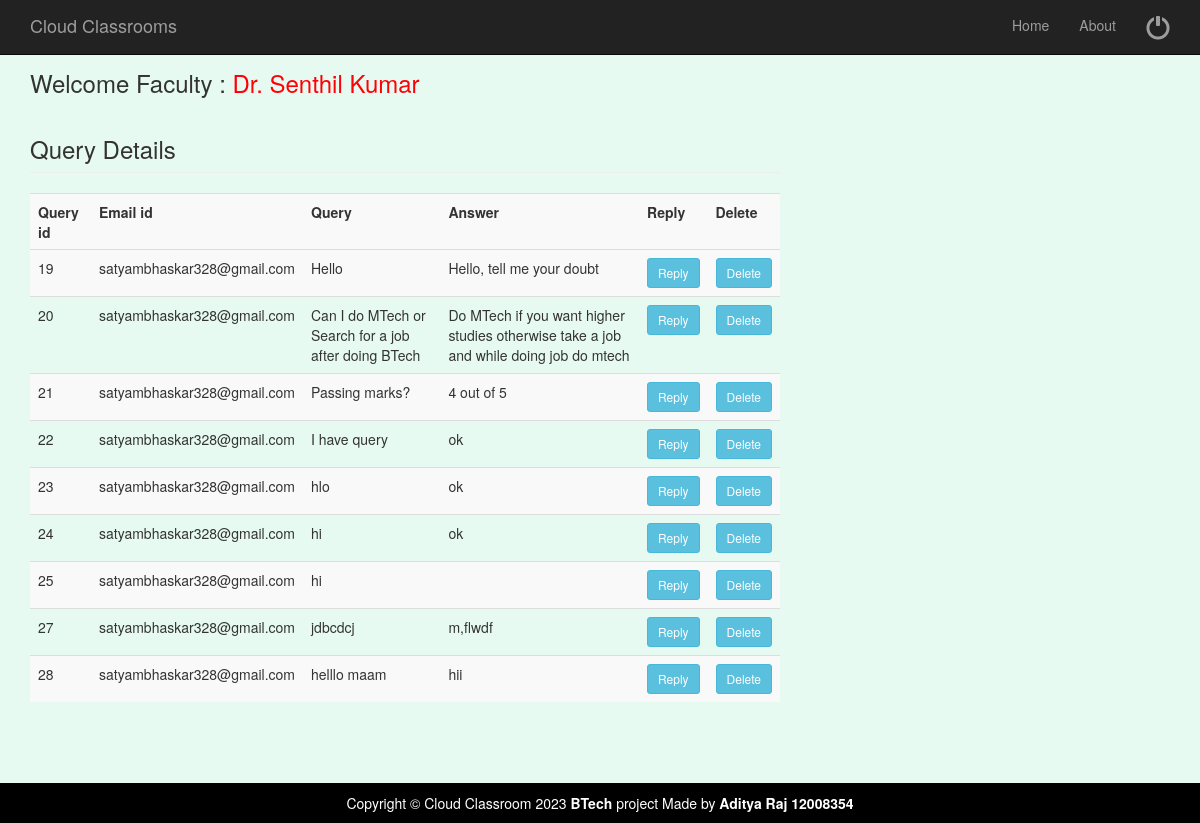
The page /qureydetails.php (signed in) on the database its author committed.
### tables this page shows
CREATE TABLE `query` (
  `Query` text NOT NULL,
  `Ans` text NOT NULL,
  `Eid` varchar(35) NOT NULL,
  `Qid` int(11) NOT NULL
);

### qureydetails.php (the view, shortened to what this page needs)
<?php
$fname = $_SESSION["fname"];
?>
<?php include('fhead.php');  ?>
<div class="container">
	<div class="row">
		<div class="col-md-8">
			<h3> Welcome Faculty : <a href="welcomefaculty.php" ><span style="color:#FF0004"> <?php echo $fname; ?></span></a> </h3>
			<?php
			include( "database.php" );
			$sql = "select * from  query";
			$result = mysqli_query( $connect, $sql );
			echo "<h3 class='page-header' >Query Details</h3>";
			echo "<table class='table table-striped' style='width:100%'>
				<tr>
					<th>Query id</th>
					<th>Email id</th>
					<th>Query</th>
					<th>Answer</th>
					<th>Reply</th>
					<th>Delete</th>
				<tr>";
			while ( $row = mysqli_fetch_array( $result ) ) {
				?>
			<tr>
				<td>
					<?PHP echo $row['Qid'];?>
				</td>
				<td>
					<?PHP echo $row['Eid'];?>
				</td>
				<td>
					<?PHP echo $row['Query'];?>
				</td>
				<td>
					<?PHP echo $row['Ans'];?>
				</td>
				<td><a href="updatequery.php?gid=<?php echo $row['Qid']; ?>"><input type="button" Value="Reply" class="btn btn-info btn-sm"></a>
				</td>
				<td><a href="qureydetails.php?deleteid=<?php echo $row['Qid']; ?>"><input type="button" Value="Delete" name="" class="btn btn-info btn-sm"></a>
				</td>
			</tr>
			<?php } ?>
			</table>
		</div>
	</div>
	<?php include('allfoot.php');  ?>

### css/modern-business.css (style rules this page uses)
html, body { height: 100%; }
body { padding-top: 50px; }

### fhead.php (style rules this page uses)
body { background-color: #e7faf2 }

### rows shown on the page
query: Qid "19", Eid "satyambhaskar328@gmail.com", Query "Hello", Ans "Hello, tell me your doubt"
query: Qid "20", Eid "satyambhaskar328@gmail.com", Query "Can I do MTech or Search for a job after doing BTech", Ans "Do MTech if you want higher studies otherwise take a job and while doing job do mtech"
query: Qid "21", Eid "satyambhaskar328@gmail.com", Query "Passing marks?", Ans "4 out of 5"
query: Qid "22", Eid "satyambhaskar328@gmail.com", Query "I have query", Ans "ok"
query: Qid "23", Eid "satyambhaskar328@gmail.com", Query "hlo", Ans "ok"
query: Qid "24", Eid "satyambhaskar328@gmail.com", Query "hi", Ans "ok"
query: Qid "25", Eid "satyambhaskar328@gmail.com", Query "hi"
query: Qid "27", Eid "satyambhaskar328@gmail.com", Query "jdbcdcj", Ans "m,flwdf"
query: Qid "28", Eid "satyambhaskar328@gmail.com", Query "helllo maam", Ans "hii"

### other values the page prints
$fname "Dr. Senthil Kumar"
